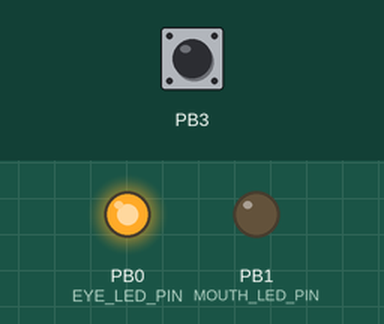
Recording of a sketch running on a simulated ATtiny85, built with avr-gcc and run on an emulated ATtiny85. Shown: output pins drawn as LEDs (lit = HIGH). The inputs (shaded band) are chosen by the test bench; at power-on: PB3 HIGH. Sleep ends after the set time or at an interrupt; random numbers use the default seed unless the sketch sets one.

Above: at 2.8 s.
2.9 s: PB3 pulled LOW for 1.25 s
At 3.24 s:
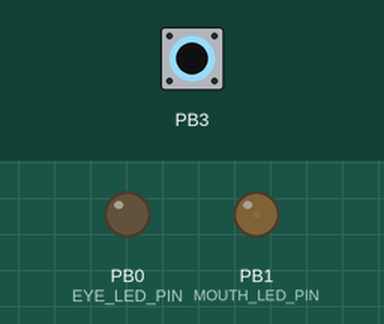
At 4.32 s:
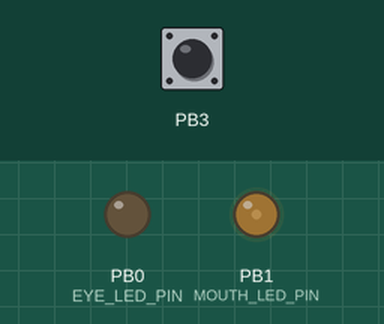
6.4 s: PB3 pulsed LOW 5 times (0.12 s each, 0.3 s apart)
At 7.15 s:
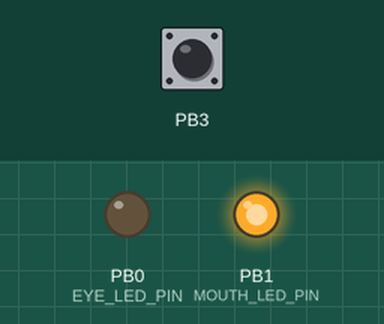
Timing chart, 0 to 9.4 s (numbered marks = the images above; inputs shaded):
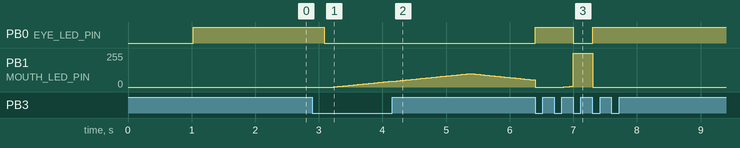

The sketch:

ATtiny_Code.ino
```cpp
/************************************************************************************************************************
*  Touch Pumpkin Attiny85 Code
*  By Jamal Bouajjaj
*
*  This program controls the LEDs on the 2019 UNH Makerspace Touch Pumpkin soldering kit. This program will wait for
*    a capacitive touch to reach above a threshold, in which case it will switch the LED mode to fading, blinking, and
*    off sequentially.
************************************************************************************************************************/
#include <CapacitiveSensor.h>     // Import the library
#include <avr/sleep.h>
#include<avr/wdt.h>
#define EYE_LED_PIN PB0           // Define the eye control LED pin
#define EYE_LEFT_LEN_PIN PB2      // Define the other eye control light if the jumper is cut away
#define MOUTH_LED_PIN PB1         // Define the LED pin
#define CAPSENSE_SEND PB4         // Define the capacitive touch send pin
#define CAPSENSE_REC  PB3         // Define the capacitive touch recieve pin

typedef uint8_t flag;

int mode = 0;                     // Store the current LED mode
bool last_state = false;          // Store the last capacitive touch state ( pressed or not pressed)

int pwm_val = 0;                  // Store the PWM value during fading mode
bool pwm_direction = false;       // Store the directions of the changing PWM during fading mode ( fade up or down)

int old_millis = 0;               // Store the previous time (millis()) during blinking and fading mode
int old_millis2 = 0;               // Store the previous time (millis()) during blinking and fading mode
int current_time = 0;             // Store the current time (millis()) for comparision with old_millis

uint8_t mode_fast_eye_blink = 0;
flag mode_fast_eye_increment = false;
uint8_t mode_randon_eye_blink_state = 0;
uint8_t mode_randon_eye_blink_pwm = 0;
uint8_t mode_randon_eye_blink_i = 0;

CapacitiveSensor cs = CapacitiveSensor(CAPSENSE_SEND, CAPSENSE_REC);   // Create the CapacitiveSensor class

enum OperatingModes{
OP_MODE_SLEEP = 0,
OP_MODE_FADE_ALL,
OP_MODE_RANDOM_EYE_BLINK,
OP_MODE_FADE_FAST_EYE,
OP_MODE_BLINK_ALL,
OP_LAST_MODE    // Not actually a mode, just here to
};

void setup()
{
    wdt_off();
    cs.set_CS_AutocaL_Millis(0xFFFFFFFF);     // Turn off autocalibrate on the capacitive touch channel
    pinMode(MOUTH_LED_PIN, OUTPUT);                      // Set the LED pin as an output
    pinMode(EYE_LED_PIN, OUTPUT);                      // Set the LED pin as an output
    // The following code is to save power on unused preiferals
    ACSR |= (1<<ACD);              // Turn off Analog Comparator
    ADCSRA &= ~(1<<ADEN);           // Turn off ADC
    PRR |= (1<<PRADC | 1<<PRUSI);             // Shut down ADC
}

void loop()
{
    long cs_val =  cs.capacitiveSensor(30);     // Detect the arbritrary capacitance on the copper pad

    // If above threshold and previous state is off, increment the operating mode
    if(cs_val > 110){
        if(last_state == false){    // If pressed and the previous state is off, change the mode
            last_state = true;
            pwm_val = 0;
            pwm_direction = 0;
            mode++;
            if(mode >= OP_LAST_MODE){
                mode = 0;
            }
            // LED Initialization for blinking modes
            switch(mode){
                case OP_MODE_BLINK_ALL:
                    digitalWrite(MOUTH_LED_PIN, HIGH);
                    digitalWrite(EYE_LED_PIN, LOW);
                    break;
                case OP_MODE_FADE_ALL:
                    digitalWrite(MOUTH_LED_PIN, LOW);
                    digitalWrite(EYE_LED_PIN, LOW);
                    break;
                default:
                    digitalWrite(MOUTH_LED_PIN, LOW);
                    digitalWrite(EYE_LED_PIN, HIGH);
                    break;
            }
            old_millis = millis();
            old_millis2 = old_millis;
            delay(150);
        }
    }
    else{   // If the previous press state is on and the pad isn't pressed, revert the previous pressed state to false
        if(last_state == true){
            last_state = false;
            delay(50);
        }
    }

    // Drive the LEDs based on the current operating mode
    switch(mode){
        case OP_MODE_SLEEP:       // Mode 0 <- Off, go to sleep
            pinMode(MOUTH_LED_PIN, INPUT);
            pinMode(EYE_LED_PIN, INPUT);
            cli();
            wdt_reset();                    // Reset the WDT
            MCUSR &= ~(1<<WDRF);            // clear reset flag
            WDTCR = (1<<WDE) | (1<<WDCE);   // enable watchdog
            WDTCR = (1<<WDIE) | 0b110;      // watchdog interrupt instead of reset for 1 second
            set_sleep_mode(SLEEP_MODE_PWR_DOWN);    // Set the right sleep mode
            // wdt_reset();
            // Jump into sleep mode
            sleep_enable();
            sleep_bod_disable();
            sei();
            sleep_cpu();
            // Most-wake instructions, disable sleep
            sleep_disable();
            wdt_off();                          // Turn off the WDT
            // Set the IOs to the right output type
            digitalWrite(EYE_LED_PIN, HIGH);
            digitalWrite(MOUTH_LED_PIN, LOW);
            pinMode(MOUTH_LED_PIN, OUTPUT);
            pinMode(EYE_LED_PIN, OUTPUT);
            break;

        case OP_MODE_FADE_ALL:       // Mode 1 <- Fading
            current_time = millis();
            if(current_time - old_millis >= 20){
                old_millis = current_time;
                fade_mouth();
            }
            break;

        case OP_MODE_BLINK_ALL:     // Mode 2 <- Blinking
            current_time = millis();
            if(current_time - old_millis >= 1000){
                digitalWrite(MOUTH_LED_PIN, !digitalRead(MOUTH_LED_PIN));
                digitalWrite(EYE_LED_PIN, !digitalRead(EYE_LED_PIN));
                old_millis = current_time;
            }
            break;

    //      case OP_MODE_RANDOM_EYE_BLINK:
    //        current_time = millis();
    //        if(current_time - old_millis >= 100){
    //          long r = random(0, 50);
    //          if(r == 13){
    //            digitalWrite(MOUTH_LED_PIN, LOW);
    //            for(int i=255;i>=0;i-=5){
    //              analogWrite(EYE_LED_PIN, i);
    //              delay(75);
    //            }
    //            delay(1500);
    //            digitalWrite(EYE_LED_PIN, HIGH);
    //            for(int i=0;i<10;i++){
    //              digitalWrite(EYE_LED_PIN, !digitalRead(EYE_LED_PIN));
    //              digitalWrite(MOUTH_LED_PIN, !digitalRead(MOUTH_LED_PIN));
    //              delay(50);
    //            }
    //            digitalWrite(EYE_LED_PIN, HIGH);
    //            digitalWrite(MOUTH_LED_PIN, LOW);
    //          }
    //          old_millis = millis();
    //        }
    //        break;

        case OP_MODE_RANDOM_EYE_BLINK:
            current_time = millis();
            if(mode_randon_eye_blink_state == 0){
                if(current_time - old_millis >= 100){
                    long r = random(0, 50);
                    if(r == 13){
                        mode_randon_eye_blink_state = 1;
                        old_millis2 = current_time;
                        mode_randon_eye_blink_pwm = 255;
                        digitalWrite(MOUTH_LED_PIN, LOW);
                        digitalWrite(EYE_LED_PIN, HIGH);
                    }
                    old_millis = current_time;
                }
            }
            else{
                switch(mode_randon_eye_blink_state){
                    case 1:
                        if(current_time - old_millis2 >= 75){
                            old_millis2 = current_time;
                            analogWrite(EYE_LED_PIN, mode_randon_eye_blink_pwm);
                            mode_randon_eye_blink_pwm -= 5;
                            if(mode_randon_eye_blink_pwm == 0){
                                mode_randon_eye_blink_state = 2;
                            }
                        }
                        break;
                    case 2:
                        if(current_time - old_millis2 >= 1500){
                            old_millis2 = current_time;
                            mode_randon_eye_blink_state = 3;
                            mode_randon_eye_blink_i = 0;
                            digitalWrite(EYE_LED_PIN, HIGH);
                        }
                        break;
                    case 3:
                        if(current_time - old_millis2 >= 50){
                            old_millis2 = current_time;
                            digitalWrite(EYE_LED_PIN, !digitalRead(EYE_LED_PIN));
                            digitalWrite(MOUTH_LED_PIN, !digitalRead(MOUTH_LED_PIN));
                            if(++mode_randon_eye_blink_i == 10){
                                digitalWrite(EYE_LED_PIN, HIGH);
                                digitalWrite(MOUTH_LED_PIN, LOW);
                                mode_randon_eye_blink_state = 0;
                            }
                        }
                        break;
            }
            }
            break;

        case OP_MODE_FADE_FAST_EYE:
            current_time = millis();
            if(current_time - old_millis >= 20){
                old_millis = current_time;
                fade_mouth();
                long r = random(0, 66);
                if(r == 13){
                    mode_fast_eye_blink = 6;
                }
            }
            if(current_time - old_millis2 >= 50){
                old_millis2 = current_time;
                if(mode_fast_eye_blink != 0){
                    digitalWrite(EYE_LED_PIN, !digitalRead(EYE_LED_PIN));
                    mode_fast_eye_blink--;
                }
            }
            break;
    }
}

EMPTY_INTERRUPT(WDT_vect)

void fade_mouth(){
if(pwm_direction){
    if(pwm_val == 0){
    pwm_direction = false;
    }
    else{
    pwm_val--;
    }
}
else{
    if(pwm_val >= 100){
    pwm_direction = true;
    }
    else{
    pwm_val++;
    }
}
analogWrite(MOUTH_LED_PIN, pwm_val);
}

void wdt_off(void){
wdt_reset();
MCUSR = 0;
WDTCR |= (1<<WDCE) | (1<<WDE);
WDTCR = 0x00;
}
```

Measured:
- after the input at 2.9 s, PB0 (EYE_LED_PIN): HIGH → LOW after 0.18 s; PB1 (MOUTH_LED_PIN): rises from 0/255 to 100/255 in 2.1 s, then falls to 53/255 in 1.0 s
- after the input at 6.4 s, PB0 (EYE_LED_PIN): LOW → HIGH at once, → LOW 0.60 s later, → HIGH 0.30 s later
